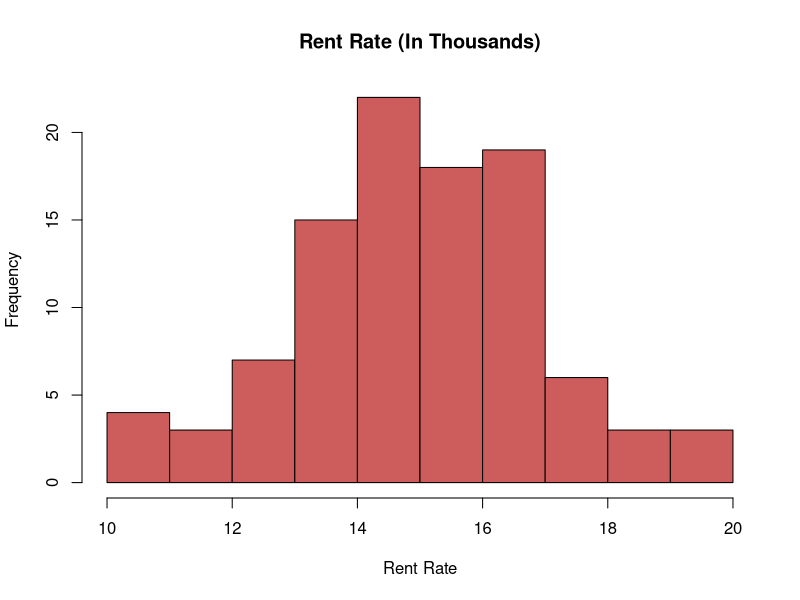
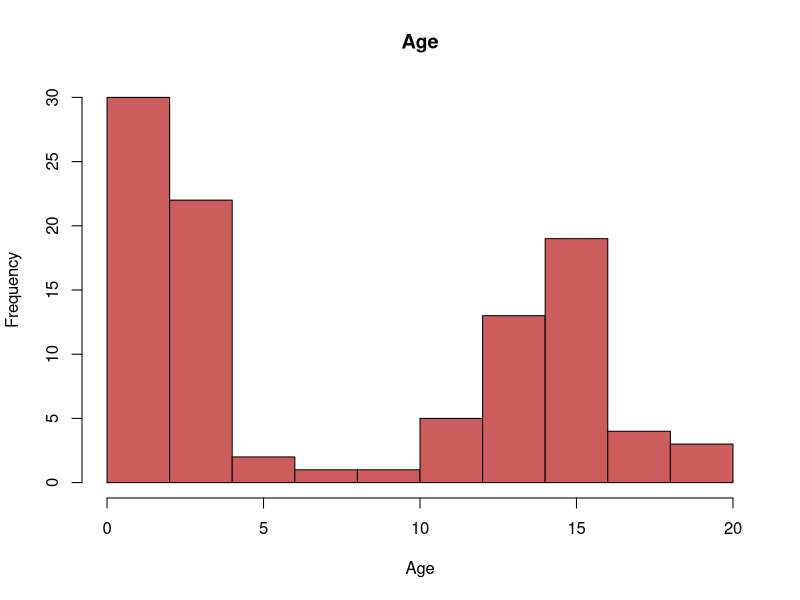
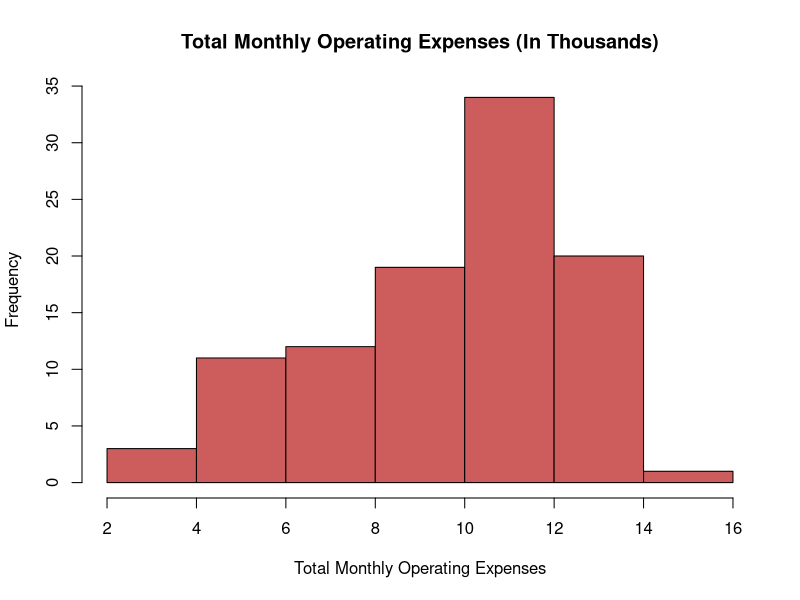
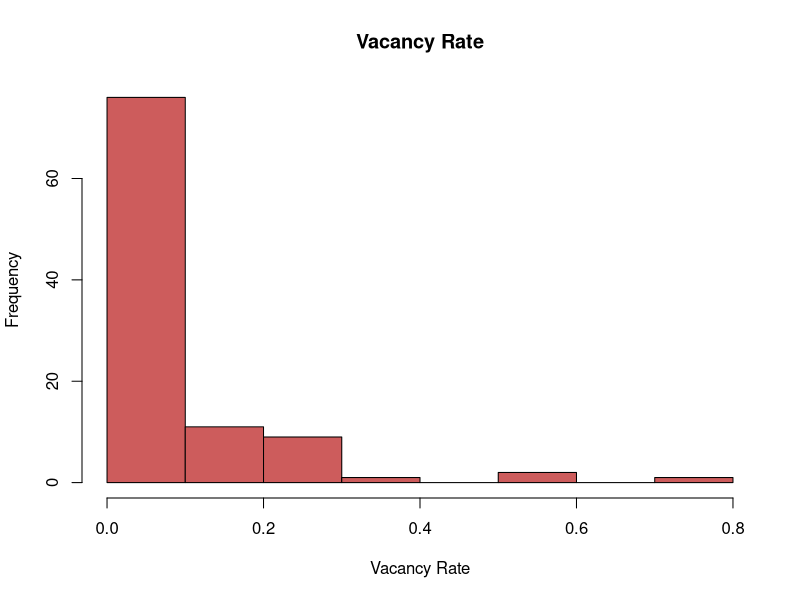
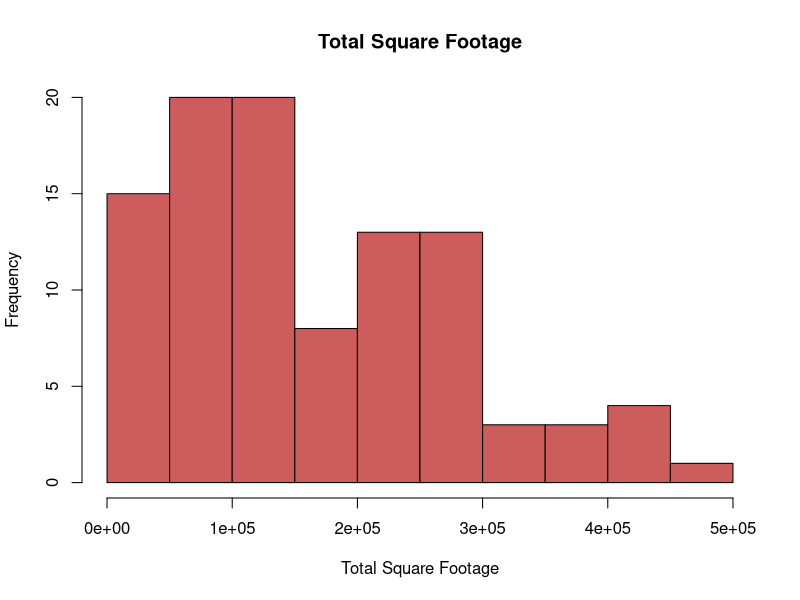
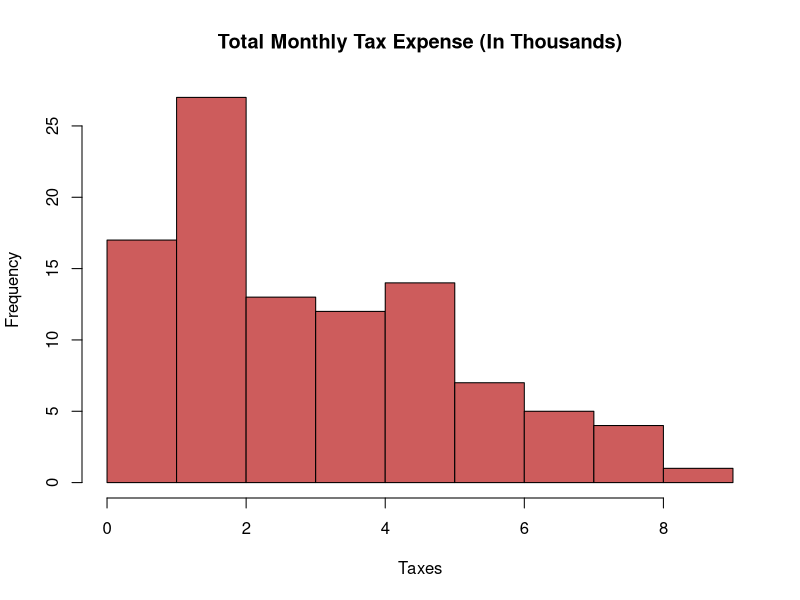
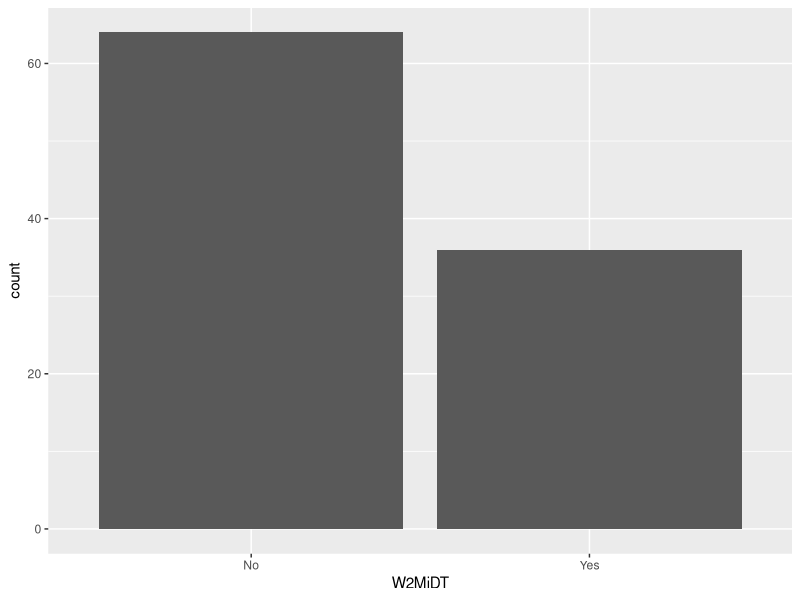
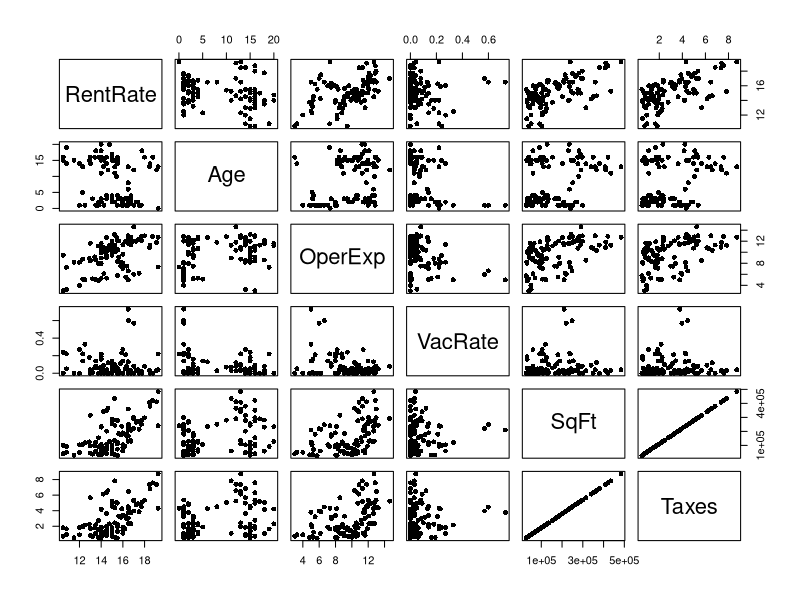

Recreate these plots in R, in order.
## ---- chunk 1
knitr::opts_chunk$set(echo = TRUE)
library(readr)
library(tidyverse)
library(corrplot)
library(MASS)
library(car)
comm_prop <- tbl_df(read_csv("comm_prop.csv"))
## ---- chunk 2
dim(comm_prop)
names(comm_prop)
## ---- chunk 3
comm_prop$W2MiDT <- factor(comm_prop$W2MiDT, labels = c("No", 'Yes'))
head(comm_prop)
sum(is.na(comm_prop))
summary(comm_prop)
## ---- chunk 4
hist(comm_prop$RentRate, xlab = "Rent Rate", main = paste("Rent Rate (In Thousands)"), col = "indianred")

hist(comm_prop$Age, xlab = "Age", main = paste("Age"), col = "indianred")

hist(comm_prop$OperExp, xlab = "Total Monthly Operating Expenses", main = paste("Total Monthly Operating Expenses (In Thousands)"), col = "indianred")

hist(comm_prop$VacRate, xlab = "Vacancy Rate", main = paste("Vacancy Rate"), col = "indianred")

hist(comm_prop$SqFt, xlab = "Total Square Footage", main = paste("Total Square Footage"), col = "indianred") 
  
hist(comm_prop$Taxes, xlab = "Taxes", main = paste("Total Monthly Tax Expense (In Thousands)"), col = "indianred")

ggplot(comm_prop, aes(x=W2MiDT, y=..count..)) +
  geom_bar()
## ---- chunk 5
pairs(comm_prop[,1:6], pch = 16)
numeric_df <- comm_prop[1:6]
corrplot(cor(numeric_df), method="ellipse")
cor(numeric_df)
df.full <- lm(RentRate ~ ., data = comm_prop)
summary(df.full)
## ---- chunk 6
dfLessMin <- lm(RentRate ~ Age + OperExp + W2MiDT, data = comm_prop)
summary(dfLessMin)
## ---- chunk 7
df_model <- lm(RentRate ~ Age + OperExp + W2MiDT + SqFt, data = comm_prop)
summary(df_model)
## ---- chunk 8
full.df <- fortify(df_model)
ggplot(full.df, aes(x=.fitted, y=.resid)) +
  geom_point() +
  geom_hline(yintercept=0, linetype=2) +
  labs(x="Fitted Values", y="Residuals")


shapiro.test(df_model$residuals)
pairs(comm_prop[-c(4,6)], pch=16)

ncvTest(df_model)

vif(df_model)
## ---- chunk 9
ggplot(full.df, aes(x=.fitted, y=RentRate)) +
  geom_point(size=2) +
  geom_smooth(method="lm", color="red", lwd=1.5) +
  labs(x="Rent Predicted", y="Rent Actual")
## ---- chunk 10
new_RentRate <- data.frame(Age=9, OperExp=13, VacRate=0, SqFt=40, Taxes=540, W2MiDT='No')
predict(df_model, newdata=new_RentRate, interval="predict")
## ---- chunk 11
library(MASS)
model.full.int <- lm(RentRate ~ (Age + OperExp + VacRate + SqFt + W2MiDT)^2, data=comm_prop) 
summary(model.full.int)
ori_pred <- predict(model.full.int, newdata=new_RentRate, interval="predict")

model_all <- lm(RentRate ~ Age + OperExp + VacRate + SqFt + W2MiDT + Age:OperExp + Age:VacRate + Age:SqFt + Age:W2MiDT + OperExp:VacRate + OperExp:SqFt + OperExp:W2MiDT + VacRate:SqFt + VacRate:W2MiDT + SqFt:W2MiDT, data=comm_prop)
## ---- chunk 12
model_1 <- lm(RentRate ~ Age + OperExp + VacRate + SqFt + W2MiDT + Age:OperExp + Age:VacRate + Age:SqFt + Age:W2MiDT + OperExp:VacRate + OperExp:SqFt + OperExp:W2MiDT + VacRate:SqFt + SqFt:W2MiDT, data=comm_prop)
summary(model_1)

#remove VacRate:SqFt
model_2 <- lm(RentRate ~ Age + OperExp + VacRate + SqFt + W2MiDT + Age:OperExp + Age:VacRate + Age:SqFt + Age:W2MiDT + OperExp:VacRate + OperExp:SqFt + OperExp:W2MiDT + SqFt:W2MiDT, data=comm_prop)
summary(model_2)

#remove OpenExp:SqFt
model_3 <- lm(RentRate ~ Age + OperExp + VacRate + SqFt + W2MiDT + Age:OperExp + Age:VacRate + Age:SqFt + Age:W2MiDT + OperExp:VacRate + OperExp:W2MiDT + SqFt:W2MiDT, data=comm_prop)
summary(model_3)

#remove Age:SqFt
model_4 <- lm(RentRate ~ Age + OperExp + VacRate + SqFt + W2MiDT + Age:OperExp + Age:VacRate + Age:W2MiDT + OperExp:VacRate + OperExp:W2MiDT + SqFt:W2MiDT, data=comm_prop)
summary(model_4)

#remove Age:W2MiDT
model_5 <- lm(RentRate ~ Age + OperExp + VacRate + SqFt + W2MiDT + Age:OperExp + Age:VacRate + OperExp:VacRate + OperExp:W2MiDT + SqFt:W2MiDT, data=comm_prop)
summary(model_5)

#remove OpenExp:VacRate
model_6 <- lm(RentRate ~ Age + OperExp + VacRate + SqFt + W2MiDT + Age:OperExp + Age:VacRate + OperExp:W2MiDT + SqFt:W2MiDT, data=comm_prop)
summary(model_6)

#remove Age:OpenExp
model_7 <- lm(RentRate ~ Age + OperExp + VacRate + SqFt + W2MiDT + Age:VacRate + OperExp:W2MiDT + SqFt:W2MiDT, data=comm_prop)
summary(model_7)

predict(model_7, newdata=new_RentRate, interval="predict")
